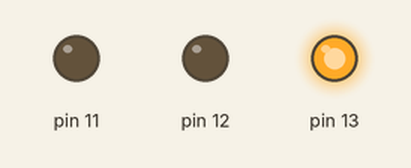
The sketch below on a simulated Arduino Uno, built with avr-gcc and run on an emulated ATmega328P. Shown: output pins drawn as LEDs (lit = HIGH).

Above: at 0.5 s.
At 3.5 s:
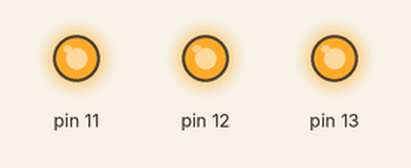
At 5.5 s:
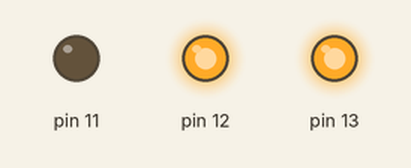
At 8.5 s:
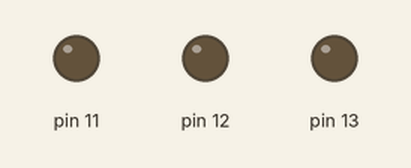
Timing chart, 0 to 13.0 s (numbered marks = the images above):
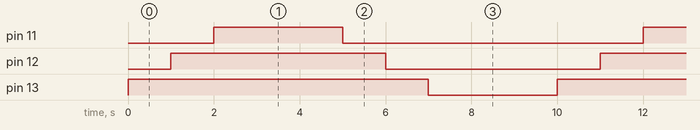

The sketch:

Exemplo-2-Semaforo.ino
```cpp
/*
 Semaforo
 Programa acende 3 luzes em sequência e depois se apagam em sequência.
*/

void setup() {
  pinMode(13, OUTPUT);
  pinMode(12, OUTPUT);
  pinMode(11, OUTPUT);
}

void loop() {
  digitalWrite(13, 1);
  delay(1000);
  digitalWrite(12, 1);
  delay(1000);
  digitalWrite(11, 1);
  delay(3000);
  digitalWrite(11, 0);
  delay(1000);
  digitalWrite(12, 0);
  delay(1000);
  digitalWrite(13, 0);
  delay(3000);
}
```

Measured:
- by itself, pin 11: alternates HIGH for 3.0 s and LOW for 7.0 s
- by itself, pin 12: alternates HIGH for 5.0 s and LOW for 5.0 s
- by itself, pin 13: alternates HIGH for 7.0 s and LOW for 3.0 s
